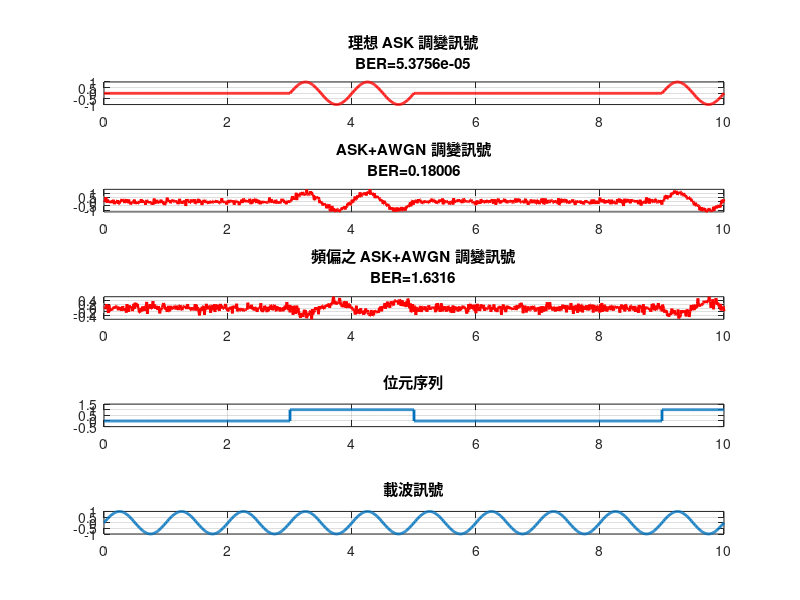

Reproduce this figure in MATLAB.
clc
clear all;

f = 1;        %sin函數頻率
fs = 100;     %取樣頻率
t = 0:1/fs:1; %時間間隔
snr=15;       %訊雜比
df_T=0.3;

%設定位元數
N = 10;

%生成隨機訊號
bit_sequence=round(rand(1,N));

%創建容器
time = [];
digital_signal = [];
ASKmod = [];
carrier_signal = [];

%產生訊號
for ii = 1:1:N %1:10

    if bit_sequence(ii) == 0
        bit = zeros(1,length(t));
    else
        bit = ones(1,length(t));
    end
    digital_signal = [digital_signal bit];
    
    %產生ASK訊號
    if bit_sequence(ii) == 0
        bit = zeros(1,length(t));
    else
        bit = sin(2*pi*f*t);
    end
    ASKmod = [ASKmod bit];
    
    %生成載波
    carrier = sin(2*pi*f*t); % f=1 % t=0:1/fs:1
    carrier_signal = [carrier_signal carrier];
    time = [time t]; %時間間隔 1/fs =0.01
    t = t + 1;
end

%加入AWGN Noise
ASK_AWGN=awgn(ASKmod,snr);

%Channel fading coefficients
K=exp(-j*2*pi*df_T);
ASK_off=ASKmod*K;

%頻偏後加入AWGN Noise
ASK_offset=awgn(ASK_off,snr);

%計算理論BER
BER_ASK=1/2*erfc(sqrt(snr/2)); 

% 計算加入雜訊之BER
BER_ASK_AWGN=abs(ASK_AWGN-ASKmod)/abs(ASKmod);

% 計算頻偏後加入雜訊之BER
BER_ASK_offset=abs(ASK_offset-ASKmod)/abs(ASKmod);

%繪圖
subplot(5,1,1);
plot(time,ASKmod,'r','linewidth',2);
title({'理想 ASK 調變訊號',['BER=',num2str(BER_ASK)] })
grid on;
axis tight;

subplot(5,1,2);
plot(time,ASK_AWGN,'r','linewidth',2);
title({'ASK+AWGN 調變訊號',['BER=',num2str(BER_ASK_AWGN)] })
grid on;
axis tight;

subplot(5,1,3);
plot(time,ASK_offset,'r','linewidth',2);
title({'頻偏之 ASK+AWGN 調變訊號',['BER=',num2str(BER_ASK_offset)] })
grid on;
axis tight;

subplot(5,1,4);
plot(time,digital_signal,'linewidth',2);% linewidth:調整線條粗度
title('位元序列')
grid on;
axis([0 time(end) -0.5 1.5]);

subplot(5,1,5);
plot(time,carrier_signal,'linewidth',2);
title('載波訊號')
grid on;
axis tight;

